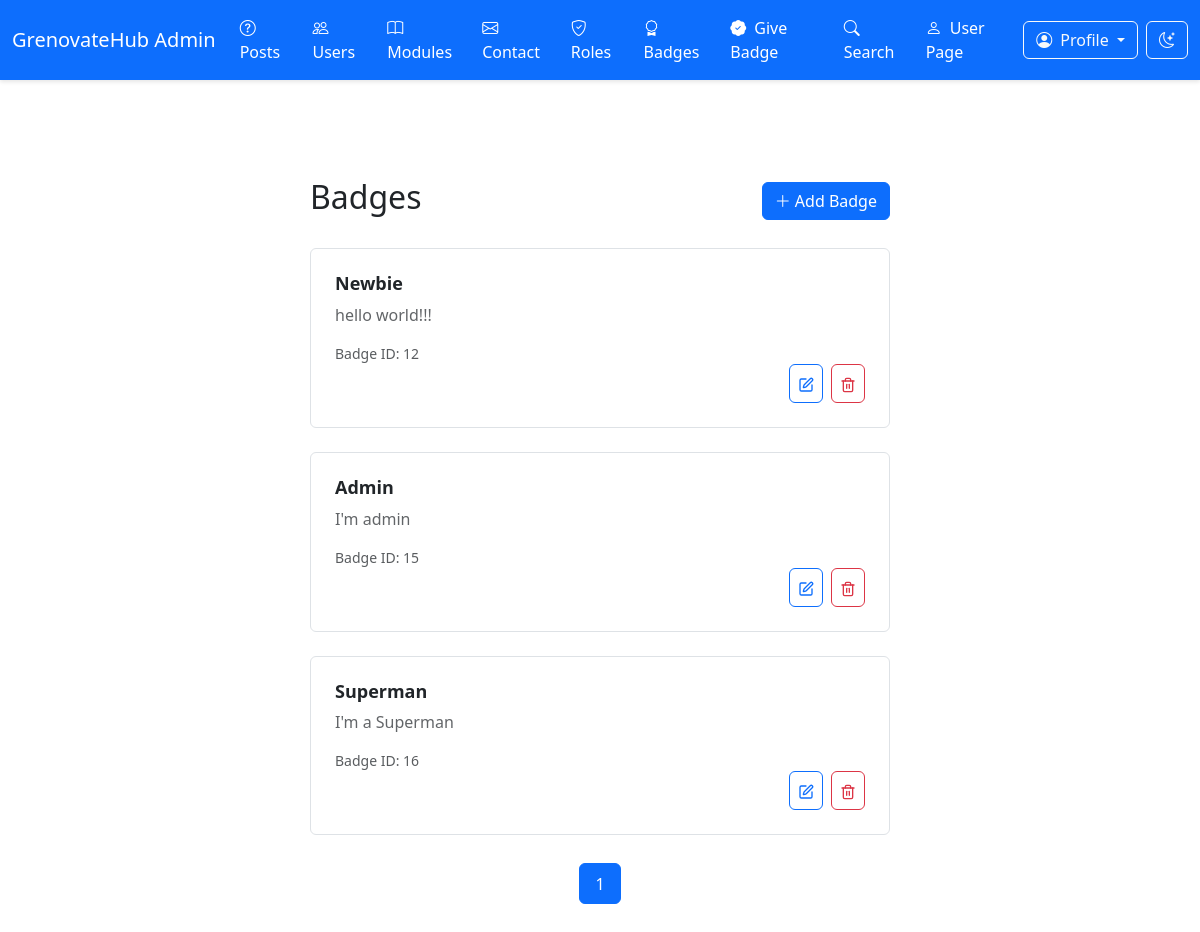
The app's page /web1-project-final/admin/show_badges.php (signed in) with its own data.
### tables this page shows
CREATE TABLE `badges` (
  `ID` bigint(20) NOT NULL,
  `BadgeName` varchar(50) NOT NULL,
  `Description` text DEFAULT NULL
);

### web1-project-final/admin/show_badges.php (called while the page is built, shortened)
<?php
include_once '../includes/DatabaseConnection.php';
include_once '../includes/DatabaseFunction.php';
try {
    $perPage = 10;
    $page = isset($_GET['page']) && is_numeric($_GET['page']) ? (int)$_GET['page'] : 1;
    $offset = ($page - 1) * $perPage;
    $totalBadges = getTableCount($pdo, 'Badges');
    $totalPages = ceil($totalBadges / $perPage);
    $badges = fetchAll($pdo, 'SELECT ID AS id, BadgeName AS name, Description AS description FROM badges ORDER BY ID ASC LIMIT :limit OFFSET :offset', [':limit' => $perPage, ':offset' => $offset]);
    include 'templates/show_badges.html.php';
} catch (Exception $e) {
    $title = 'An error has occurred';
    $output = 'Error: ' . $e->getMessage();
}
include 'templates/layout.html.php';
?>

### web1-project-final/includes/DatabaseFunction.php (called while the page is built, shortened)
<?php
function query($pdo, $sql, $parameters = []) {
    $query = $pdo->prepare($sql);
    foreach ($parameters as $key => $value) {
        if (is_int($value)) {
            $query->bindValue($key, $value, PDO::PARAM_INT);
        } else if (is_bool($value)) {
            $query->bindValue($key, $value, PDO::PARAM_BOOL);
        } else if (is_null($value)) {
            $query->bindValue($key, $value, PDO::PARAM_NULL);
        } else {
            $query->bindValue($key, $value, PDO::PARAM_STR);
        }
    }
    $query->execute();
    return $query;
}
function fetchAll($pdo, $sql, $parameters = []) {
    $query = query($pdo, $sql, $parameters);
    return $query->fetchAll(PDO::FETCH_ASSOC);
}
function fetchColumn($pdo, $sql, $parameters = []) {
    $query = query($pdo, $sql, $parameters);
    return $query->fetchColumn();
}
function getTableCount($pdo, $tableName) {
    $allowedTables = ['Badges', 'Users', 'Posts', 'Modules', 'Roles', 'adminmessage'];
    $sql = "SELECT COUNT(*) FROM `$tableName`";
    return fetchColumn($pdo, $sql);
}

### web1-project-final/admin/templates/show_badges.html.php (the view, shortened to what this page needs)
<div class="container mt-4">
    <div class="row mb-4">
    <div class="d-flex justify-content-between align-items-center">
                <h2>Badges</h2>
                <a href="add_badge.php" class="btn btn-primary">
                    <i class="bi bi-plus-lg"></i> Add Badge
                </a>
            </div>
    </div>
    <?php if (empty($badges)): ?>
        <p>No badges found.</p>
    <?php else: ?>
        <?php foreach ($badges as $badge): ?>
            <div class="row mb-4">
                <div class="col-12">
                    <div class="card h-100" style="border: 1px solid var(--border); border-radius: var(--radius); transition: transform 0.2s;">
                        <div class="card-body p-4">
                            <h5 class="card-title" style="font-size: 1.125rem; font-weight: 600; color: var(--card-foreground); margin-bottom: 0.5rem;">
                                <?php echo htmlspecialchars($badge['name']); ?>
                            </h5>
                            <p class="card-text mb-3" style="color: var(--foreground); opacity: 0.7; display: -webkit-box; -webkit-line-clamp: 3; -webkit-box-orient: vertical; overflow: hidden;">
                                <?php echo htmlspecialchars($badge['description'] ?? 'No description available'); ?>
                            </p>
                            <div class="d-flex align-items-center text-muted fs-body2" style="font-size: 0.875rem;">
                                <span class="me-3">Badge ID: <span class="font-weight-bold"><?php echo htmlspecialchars($badge['id']); ?></span></span>
                            </div>
                            <div class="d-flex justify-content-end gap-2">
                                <form action="edit_badge.php" method="GET" class="d-inline">
                                    <button type="submit" class="btn btn-sm btn-outline-primary" style="padding: 0.5rem; border-radius: var(--radius);" aria-label="Edit badge">
                                    </button>
                                </form>
                                <form action="delete_badge.php" method="POST" class="d-inline">
                                    <button type="submit" class="btn btn-sm btn-outline-danger" style="padding: 0.5rem; border-radius: var(--radius);" aria-label="Delete badge">
                                    </button>
                                </form>
                            </div>
                        </div>
                    </div>
                </div>
            </div>
        <?php endforeach; ?>
        <div class="mt-4" style="text-align: center; margin-top: 20px;">
            <?php for ($i = 1; $i <= $totalPages; $i++): ?>
                <a
                    href="?page=<?= $i ?>"
                    class="btn btn-outline <?= $i == $page ? 'btn-primary' : '' ?>"
                    style="margin: 4px;"
                ><?= $i ?></a>
            <?php endfor; ?>
        </div>
    <?php endif; ?>
</div>

### web1-project-final/admin/index_admin.css (style rules this page uses)
:root { --primary: #0d6efd; --primary-foreground: #ffffff; --secondary: #6c757d; --secondary-foreground: #ffffff; --accent: #e9ecef; --accent-foreground: #212529; --background: #ffffff; --foreground: #212529; --card: #ffffff; --card-foreground: #212529; --border: #dee2e6; --input: #dee2e6; --ring: #0d6efd; --radius: 0.375rem; --font-family: system-ui, -apple-system, "Segoe UI", Roboto; }
body { font-family: var(--font-family); background-color: var(--background); color: var(--foreground); }
.card { background-color: var(--card); color: var(--card-foreground); border-color: var(--border); transition: transform 0.2s; }
.btn { border-radius: var(--radius); }
.card-title { font-weight: 600; font-size: 1.045rem; white-space: nowrap; overflow: hidden; text-overflow: ellipsis; }
.card-text { display: -webkit-box; -webkit-line-clamp: 3; -webkit-box-orient: vertical; overflow: hidden; text-overflow: ellipsis; }
.btn-outline { background: none; border: 1px solid var(--primary); color: var(--primary); border-radius: var(--radius); padding: 7.6px 15.2px; }
.container { max-width: 85vh; margin: 0 auto; padding: 25px; }
.btn-primary { background: var(--primary); color: var(--primary-foreground); border: 1px solid var(--primary); }
.fs-body2 { font-size: 0.95rem; }
div a { text-decoration: none !important; }

### records on screen
badges: BadgeName "Newbie", Description "hello world!!!", ID "12"
badges: BadgeName "Admin", Description "I'm admin", ID "15"
badges: BadgeName "Superman", Description "I'm a Superman", ID "16"
